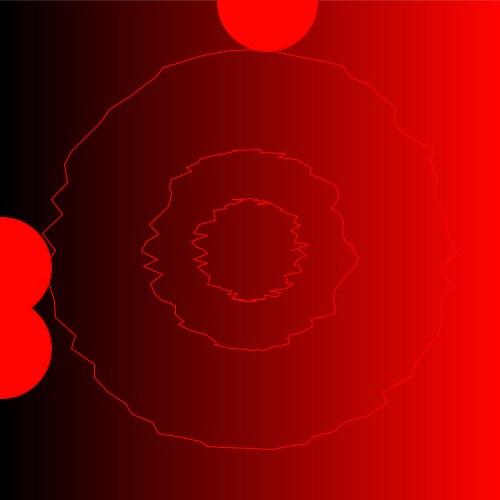
Frame 1 (no input)
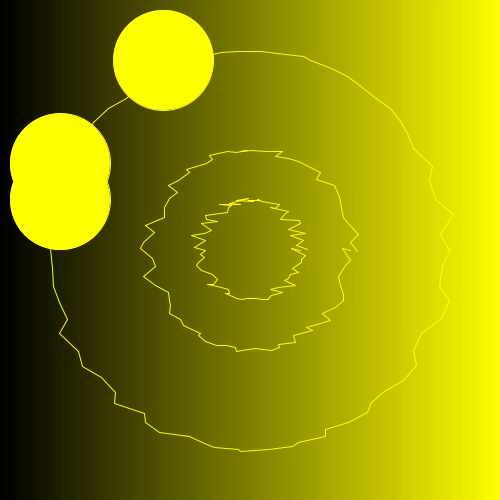
Frame 60 (the mouse pressed at the canvas centre just before this capture)
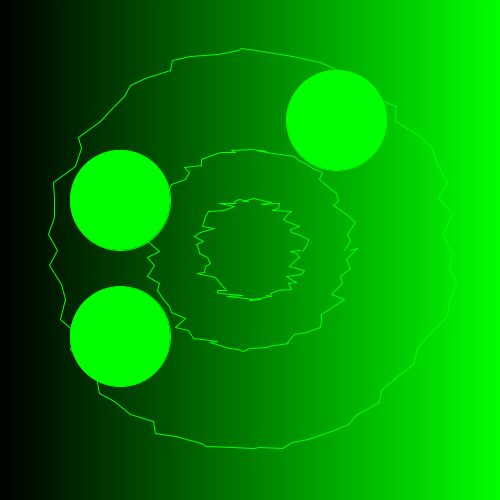
Frame 120 (the mouse held since frame 60 and released just before this capture)

The Processing sketch that drew these frames (run headless with seeded random() and noise(); from frame 60 on, the mouse is pressed at the canvas centre):

// Processing sketch: processing_112005
// ── processing_112005.pde

float hue = 0;
float timer = 0;

void setup()
{
  size(500, 500);
  colorMode(HSB, 360, 100, 100);
}

void draw()
{
  // Increment timer by frames per second.
  timer = timer + 0.0167; // (1 / 60.0)
  
  // increment hue from 0 -> 360
  hue = hue + 1;
  
  // If the hue gets to 360 reset to 0
  if (hue >= 360)
  {
    hue = 0;
  }
  
  // Draw gradient only until 10 seconds have passed
  if (timer < 10)
  {
    drawGradient();
  }
  
  // don't draw ellipse until 5 seconds have passed
  if (timer > 0)
  {
    drawEllipse();
  }
  
  drawCircle(100);
  drawCircle(50);
  drawCircle(200);
}

void drawCircle(float radius)
{
  int centX = width / 2;
  int centY = height / 2;

  float x, y;
  float lastx = centX + (radius * cos(0));
  float lasty = centY + (radius * sin(0));
  for (float ang = 0; ang <= 360; ang += 5) 
  {    
    float rad = radians(ang);   
    x = centX + (radius * cos(rad)) + random(-10, 10);
    y = centY + (radius * sin(rad)) + random(-2, 2);
    //ellipse(x, y, 10, 10);
    line(lastx, lasty, x, y);
    lastx = x;
    lasty = y;
  }
}


void drawGradient()
{
  // Draw line 1px wide across screen width
  for (int i = 0; i < width; i = i + 1)
  {
    // percent is the fraction i / width, which always < 1
    float percent = i / (float)width;
    
    // Use the i for the brightness to gradient from black
    stroke(hue, 100, 100 * percent);
    
    line(i, 0, i, height);
  }
}

// x position of ellipse
float ellipseX = 0.0;
void drawEllipse()
{
  // move ellipse over 1 in x each frame
  ellipseX += 1;
  
  // If off screen reset to 0
  if (ellipseX > width)
  {
    ellipseX = 0;
  }
  // compuer the y position from sine
  float waveSpeed = 10;
  float waveHeight = 100;
  float angle = radians(ellipseX * waveSpeed);
  float ellipseY = sin(angle) * waveHeight;
  
  fill(hue, 100, 100);
  ellipse(ellipseX, height/2 + ellipseY, 100, 100);
  ellipse(height/2 + ellipseY, ellipseX, 100, 100);
  
  // Add another ellipse using cosine instead of sine
  ellipseY = cos(angle) * waveHeight;
  ellipse(ellipseX, height/2 + ellipseY, 100, 100);

}
